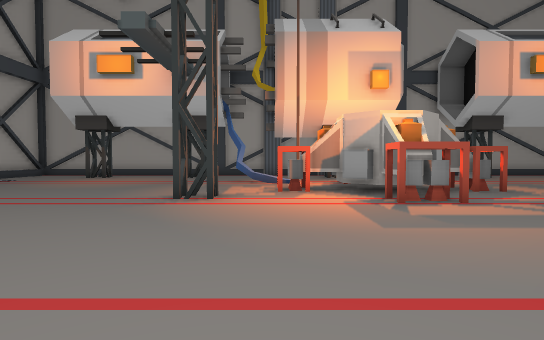
View 1 (above)

21 first-person views from a walk through a scene from a Unity 3-D project. The camera is 1.5 m above the floor, tilts 2° down and sees 80° across. The floor is counted in squares, 2 m on a side. Each view is taken from the middle of a square. On the plan, view 1 faces up. The plan holds only what a view shows up to about 11 squares ahead; the rest is blank. The place goes on beyond the plan. The player character is not drawn. Some surface patterns are stand-ins.

View 2
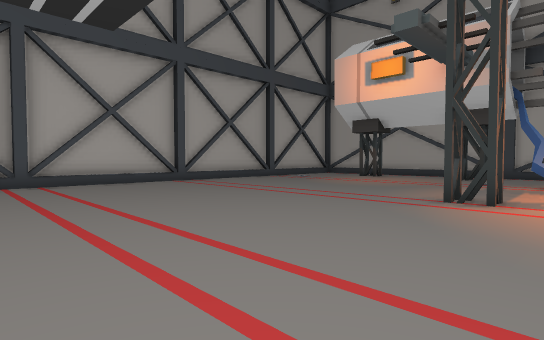

View 3
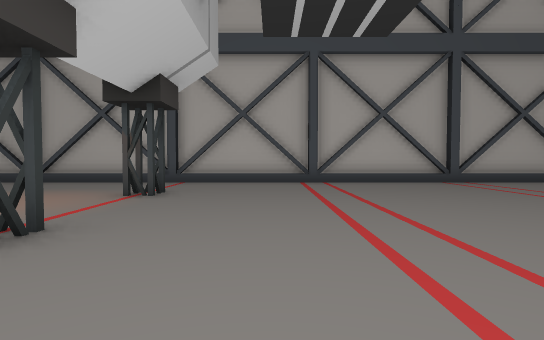

View 4
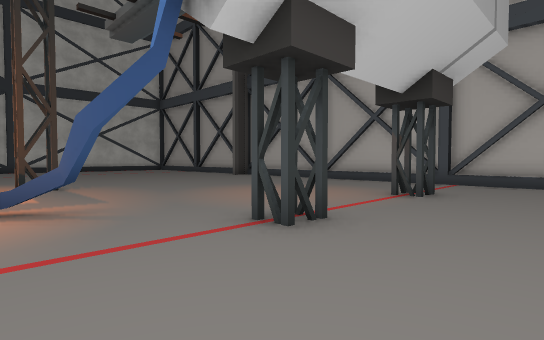

View 5
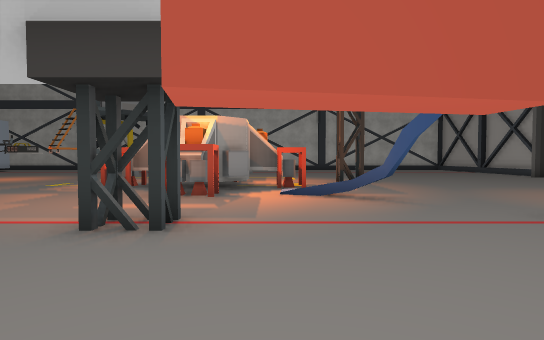

View 6
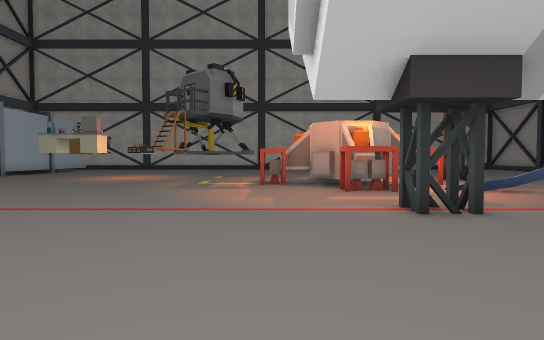

View 7
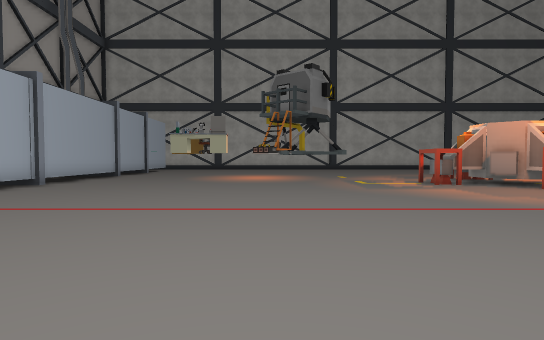

View 8
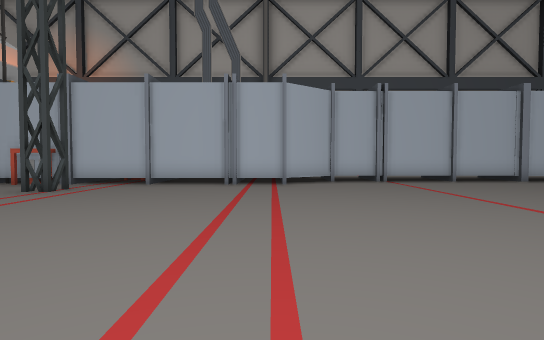

View 9
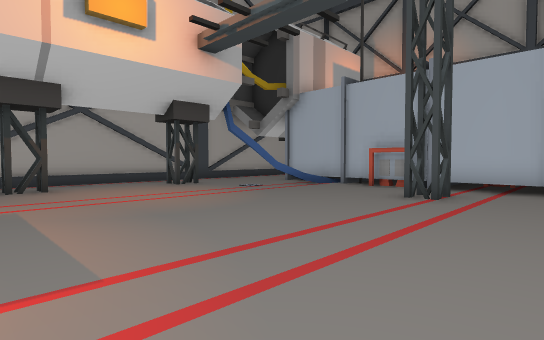

View 10
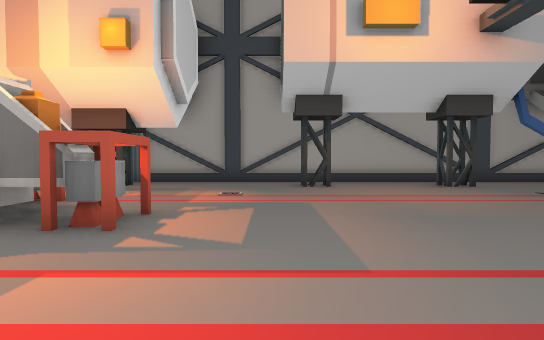

View 11
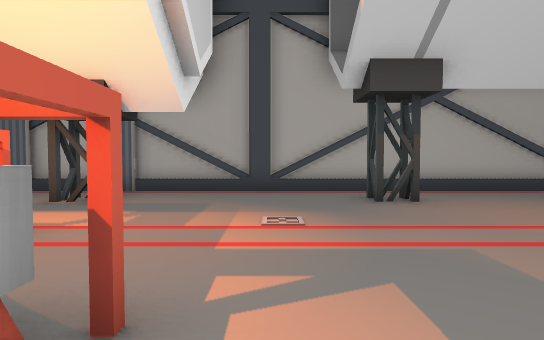

View 12
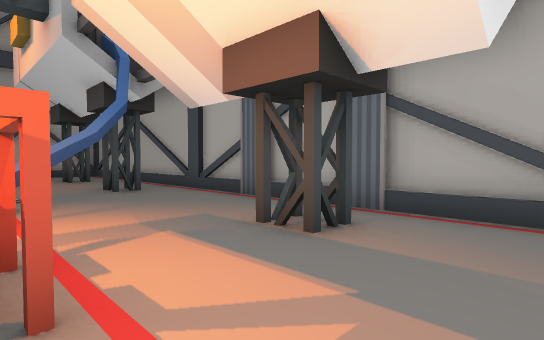

View 13
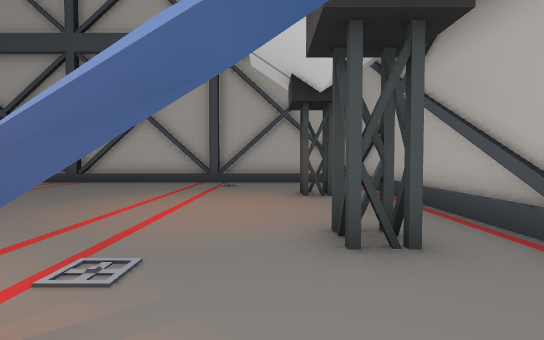

View 14
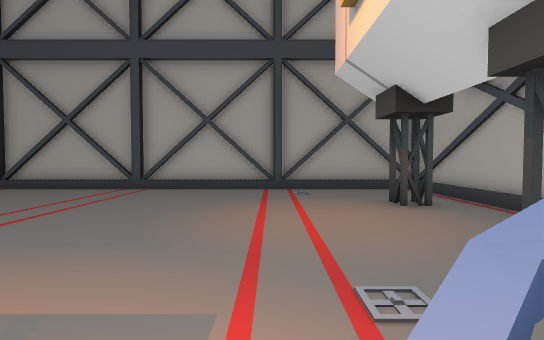

View 15
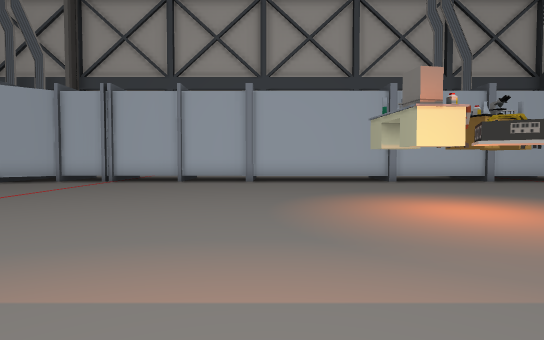

View 16
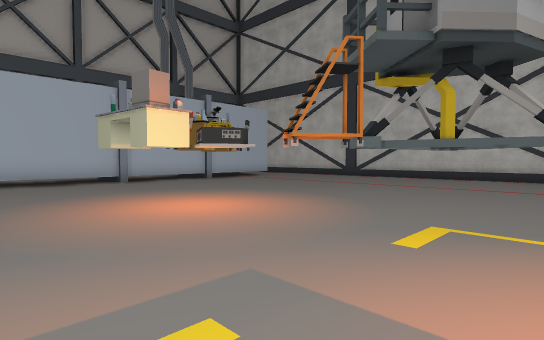

View 17
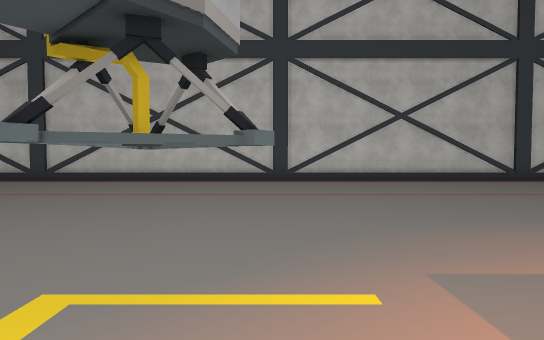

View 18
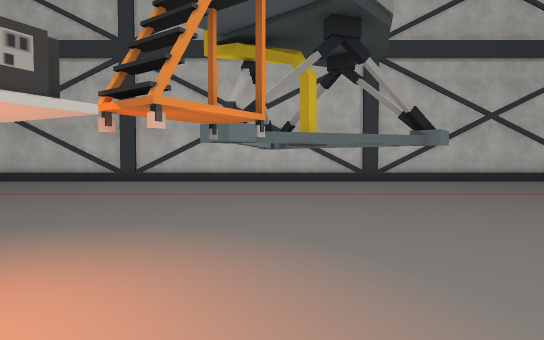

View 19
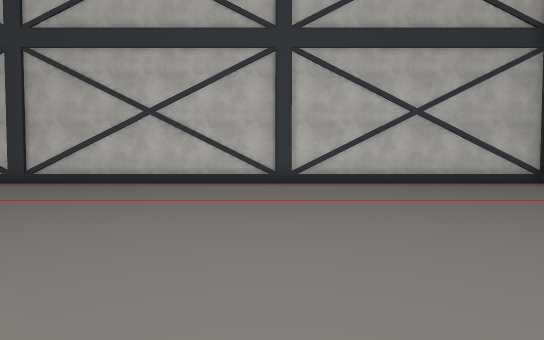

View 20
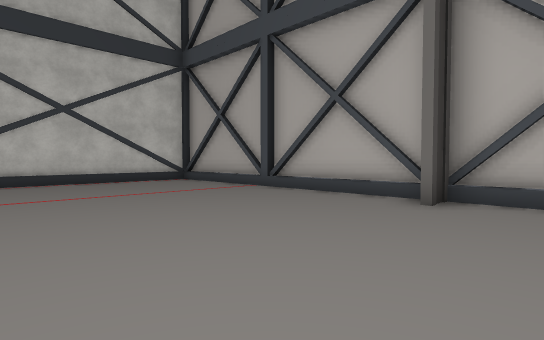

View 21
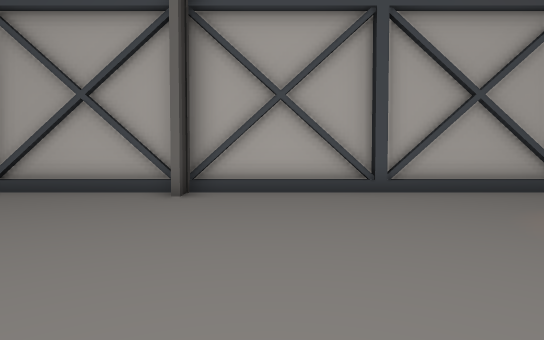

### Floor plan
Key: @ floor where view 1 was taken; # wall or solid block; x gap in a wall; . floor; / step, stairs or slope; = window, fence, low wall or low ledge.
Columns run from 11 left of view 1 to 18 right of it. Each row starts with its distance up from view 1.
 15 ############################
 14 #............x.............
 13 #...#...#....##....#...#...
 12 #.........................
 11 #.........#..............#.#
 10 #.........///##.........../#
  9 #...........## ............#
  8 #..........=#####.........##
  7 #.........#####..........###
  6 #.........#..##..........#.#
  5 #............... ..........#
  4 #...............  .........#
  3 #..............    ........#
  2 #.............  . .........#
  1 #............  ............##
  0 #..........@...............##
 -1 #...........................#
 -2 #...........................#
 -3 #...#...#.....#.............#
 -4 #...........................#
 -5 #.........#..##.............#
 -6 #..........=.##.............#
 -7 #..........####.............#
 -8 #..........######...........#
 -9 #........#.... .............#
-10 #.............   ...........#
-11 #..........     ............#
-12 ##.........    .............#
-13 #...........  ..............#
-14 #.................... ......#
-15 #...........................#
-16 #...........................#
-17 #...........................#
-18 #...........................
-19 #............................
-20  ............................
-21  #############################

Where each view was taken, in squares from view 1:
view 1: 0 up, 0 right, facing up
view 2: 0 up, 0 right, facing up-left
view 3: 0 up, 0 right, facing left
view 4: 0 up, 0 right, facing down-left
view 5: 1 up, 1 right, facing down
view 6: 2 up, 5 right, facing down
view 7: 2 up, 10 right, facing down
view 8: 1 up, 6 right, facing right
view 9: 4 up, 7 right, facing up-right
view 10: 4 up, 7 right, facing up
view 11: 7 up, 6 right, facing up
view 12: 10 up, 5 right, facing up-left
view 13: 12 up, 0 right, facing left
view 14: 10 up, 0 right, facing left
view 15: 8 down, 6 right, facing right
view 16: 8 down, 6 right, facing down-right
view 17: 10 down, 6 right, facing down
view 18: 10 down, 9 right, facing down
view 19: 11 down, 2 left, facing down
view 20: 10 down, 4 left, facing down-left
view 21: 10 down, 3 left, facing left
